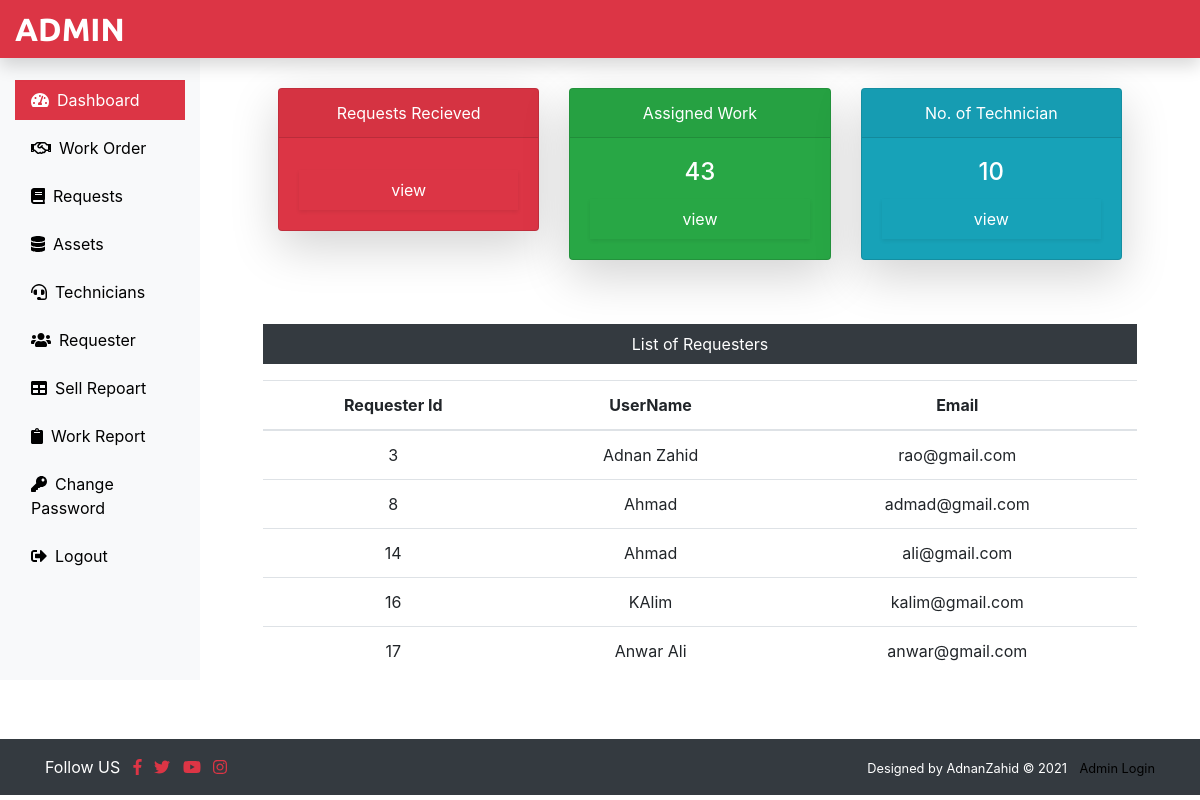
The page /admin/dashboard.php (signed in) on the database its author committed.
### tables this page shows
CREATE TABLE `requster_login` (
  `r_id` int(50) NOT NULL,
  `r_name` varchar(60) NOT NULL,
  `r_email` varchar(60) NOT NULL,
  `r_mobile` int(25) NOT NULL,
  `r_password` varchar(60) NOT NULL
);

### admin/dashboard.php (the view, shortened to what this page needs)
<?php
include('main_layout/top.php');
include('main_layout/header.php');
?>
    <div class="col-sm-9 col-md-10">
        <div class="row text-center mx-5">
            <div class="col-sm-4 mt-5 ">
                <div class="card text-white bg-danger mb-3 shadow-lg " style="max-width:18rem;">
                    <div class="card-header">Requests Recieved</div>
                        <div class="card-body">
                        <a href="" class=" nav-link text-white shadow-sm">view</a>
                        </div>
                </div>
            </div>
            <div class="col-sm-4 mt-5 ">
                <div class="card text-white bg-success mb-3 shadow-lg " style="max-width:18rem;">
                    <div class="card-header">Assigned Work</div>
                        <div class="card-body">
                            <h4 class="card-title">43</h4>
                        <a href="" class=" nav-link text-white shadow-sm">view</a>
                        </div>
                </div>
            </div>
            <div class="col-sm-4 mt-5 ">
                <div class="card text-white bg-info mb-3 shadow-lg " style="max-width:18rem;">
                    <div class="card-header">No. of Technician</div>
                        <div class="card-body">
                            <h4 class="card-title">10</h4>
                        <a href="" class=" nav-link text-white shadow-sm">view</a>
                        </div>
                </div>
            </div>
        </div>
        <div class="mx-5 mt-5 text-center">
            <p class="bg-dark text-white p-2">List of Requesters </p>
            <?php
                $sql = "SELECT * FROM requster_login";
                $res = $conn->query($sql);
                if($res->num_rows>0){
                    echo '
                    <table class="table">
                        <thead>
                            <tr>
                                <th scop="col">Requester Id</th>
                                <th scop="col">UserName</th>
                                <th scop="col">Email</th>
                            </tr>
                        </thead>
                        <tbody>';
                        while($row = $res->fetch_assoc()){
                           echo '<tr>';
                             echo   '<td>'.$row["r_id"].'</td>';
                             echo   '<td>'.$row["r_name"].'</td>';
                             echo   '<td>'.$row["r_email"].'</td>';
                           echo '</tr>';
                        }
                        echo '</tbody>
                    </table>
                    ';
                }else{
                    echo'No records in database';
                }
            ?>
        </div>
    </div>
<?php
include('main_layout/footer.php');
?>

### admin/main_layout/top.php (shortened to what this page needs)
<!DOCTYPE html>
<html lang="en">
<head>
    <link rel="stylesheet" href="assets/css/bootstrap.min.css">
    <link rel="stylesheet" href="assets/css/all.min.css">
    <link rel="stylesheet" href="assets/css/custom.css">
</head>
<body>

### admin/main_layout/header.php
<nav class="navbar flex-md-nowrap navbar-dark fixed-top bg-danger p-0 shadow">
<a href="rprofile.php" class="navbar-brand col-sm-3 col-md-2 mr-0">ADMIN</a>
</nav>
 <div class="container-fluid " style="margin-top:40px;">
     <div class="row">
    <nav class="col-sm-2 bg-light sidebar py-4 mt-3 d-print-none" style="height: 78vh">
      <div class="sidebar-sticky">
          <ul class="nav flex-column">
            <li class="nav-item mb-2"><a class="nav-link <?PHP if(PAGE == 'dashboard' ){echo 'active';}?>" href="dashboard.php"><i class="fas fa-tachometer-alt mr-2"></i>Dashboard</a></li>
            <li class="nav-item mb-2"><a href="work.php" class="nav-link <?PHP if(PAGE == 'work' ){echo 'active';}?>"> <i class="far fa-handshake mr-2 "></i>Work Order</a></li>
            <li class="nav-item mb-2"><a href="request.php" class="nav-link <?PHP if(PAGE == 'request' ){echo 'active';}?>"> <i class="fas fa-book center mr-2"></i>Requests</a></li>
            <li class="nav-item mb-2"><a href="assets.php" class="nav-link <?PHP if(PAGE == 'assets' ){echo 'active';}?>"> <i class="fa fa-database mr-2"></i>Assets</a></li>
            <li class="nav-item mb-2"><a href="technician.php" class="nav-link <?PHP if(PAGE == 'technician' ){echo 'active';}?>"> <i class="fas fa-headset center mr-2"></i>Technicians</a></li>
            <li class="nav-item mb-2"><a href="requester.php" class="nav-link <?PHP if(PAGE == 'requester' ){echo 'active';}?>"> <i class="fa fa-users center mr-2"></i>Requester</a></li>
            <li class="nav-item mb-2"><a href="sellreport.php" class="nav-link <?PHP if(PAGE == 'sellreport' ){echo 'active';}?>"> <i class="fas fa-table center mr-2"></i>Sell Repoart</a></li>
            <li class="nav-item mb-2"><a href="workreport.php" class="nav-link <?PHP if(PAGE == 'workreport' ){echo 'active';}?>"> <i class="fa fa-clipboard center mr-2"></i>Work Report</a></li>
            <li class="nav-item mb-2"><a href="changepass.php" class="nav-link <?PHP if(PAGE == 'changepass' ){echo 'active';}?>"> <i class="fas fa-key center mr-2"></i>Change Password</a></li>
            <li class="nav-item mb-2"><a href="logout.php" class="nav-link"> <i class="fas fa-sign-out-alt mr-2"></i>Logout</a></li>
          </ul>
      </div>
    </nav>

### admin/main_layout/footer.php (shortened to what this page needs)
</div>
    </div>
<footer class="container-fluid text-white bg-dark mt-5">
   <div class="container">
      <div class="row py-3">
         <div class="col-md-6">
            <span class="pr-2">Follow US </span>
            <a href="#" class="pr-2 fi-color text-danger"><i class="fab fa-facebook-f"></i></a>
            <a href="#" class="pr-2 fi-color  text-danger"><i class="fab fa-twitter"></i></a>
            <a href="#" class="pr-2 fi-color  text-danger"><i class="fab fa-youtube"></i></a>
            <a href="#" class="pr-2 fi-color text-danger"><i class="fab fa-instagram"></i></a>
          </div>
          <div class="col-md-6 text-right">
           <small>Designed by AdnanZahid &copy; 2021</small>
           <small class="ml-2"><a href="#">Admin Login</a></small>
          </div>
      </div>
   </div>
 </footer>
</body>
</html>

### admin/assets/css/custom.css (style rules this page uses)
.navbar-brand { font-family: 'Ubuntu', sans-serif; font-size: 2em; font-weight: bold; }
a { color: #000 }
.active { color:#fff; background-color: #dc3545; }

### rows shown on the page
requster_login: r_id "3", r_name "Adnan Zahid", r_email "rao@gmail.com"
requster_login: r_id "8", r_name "Ahmad", r_email "admad@gmail.com"
requster_login: r_id "14", r_name "Ahmad", r_email "ali@gmail.com"
requster_login: r_id "16", r_name "KAlim", r_email "kalim@gmail.com"
requster_login: r_id "17", r_name "Anwar Ali", r_email "anwar@gmail.com"
